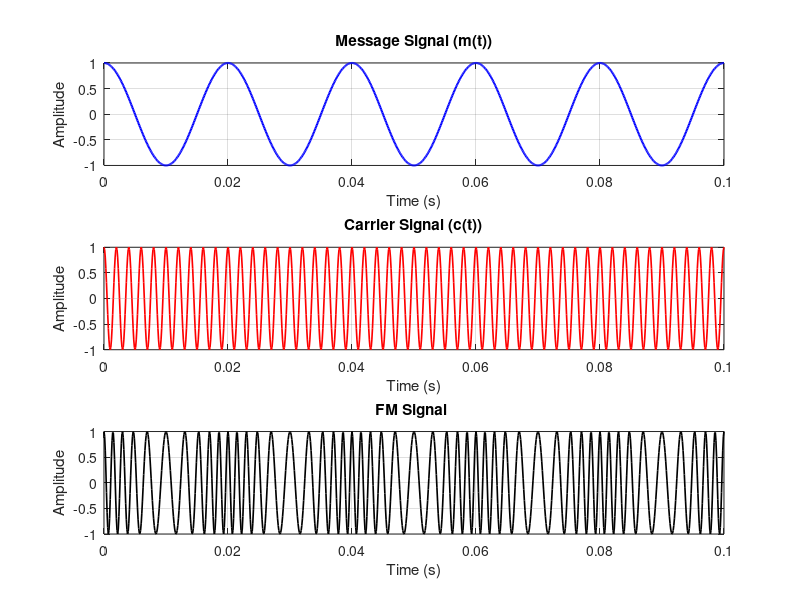

The MATLAB script that drew this image:
% FM Modulation Example - Clearer Frequency Change
fs = 1e4;         % Sampling frequency (Hz)
t = 0:1/fs:0.1;   % Time vector (0.1 s window to see detail)

% Message signal (low frequency so we can see the changes)
fm = 50;          % Message frequency (Hz)
Am = 1;           % Message amplitude
m = Am*cos(2*pi*fm*t);

% Carrier signal
fc = 500;         % Carrier frequency (Hz)
Ac = 1;           % Carrier amplitude

% Frequency deviation (big enough to see changes in time waveform)
kf = 200;          % Frequency sensitivity (Hz per unit amplitude)

% FM signal
y = Ac * cos(2*pi*fc*t + (kf/fm)*sin(2*pi*fm*t));

% --- Plots ---
figure;

subplot(3,1,1);
plot(t, m, 'b', 'LineWidth', 1.5);
xlabel('Time (s)'); ylabel('Amplitude');
title('Message Signal (m(t))');
grid on;

subplot(3,1,2);
plot(t, cos(2*pi*fc*t), 'r', 'LineWidth', 1.2);
xlabel('Time (s)'); ylabel('Amplitude');
title('Carrier Signal (c(t))');
grid on;

subplot(3,1,3);
plot(t, y, 'k', 'LineWidth', 1.2);
xlabel('Time (s)'); ylabel('Amplitude');
title('FM Signal ');
grid on;

